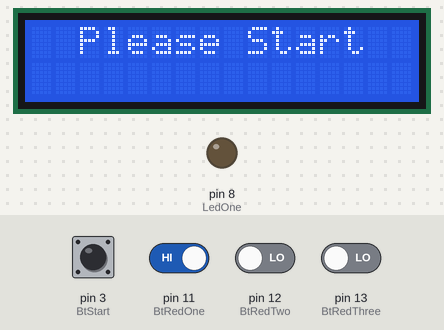
The program below on a simulated Arduino Uno, built with avr-gcc and run on an emulated ATmega328P. Shown: 16×2 character LCD, output pins drawn as LEDs (lit = HIGH). The inputs (shaded band) are chosen by the test bench; at power-on: pin 11 (BtRedOne) HIGH, pin 3 (BtStart), pin 12 (BtRedTwo), pin 13 (BtRedThree) LOW. Random numbers use the default seed unless the program sets one; what the program prints to the serial monitor is not drawn.

Above: at 1.2 s.
1.3 s: pin 3 (BtStart) pulled HIGH for 0.15 s
At 2.6 s:
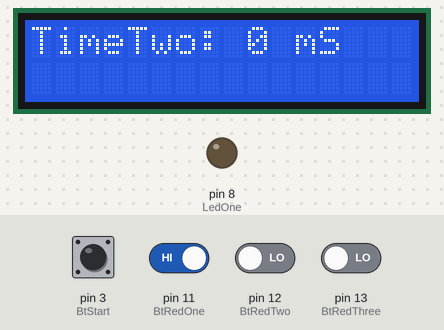
2.9 s: pin 3 (BtStart) pulled HIGH for 1 s
At 3.8 s:
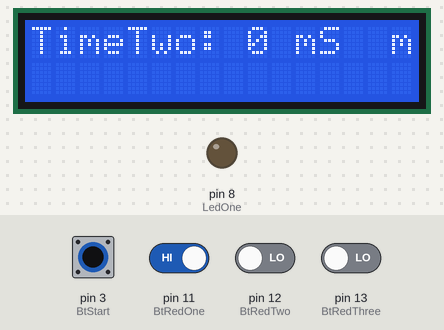
5.4 s: pin 12 (BtRedTwo) driven HIGH
At 5.9 s:
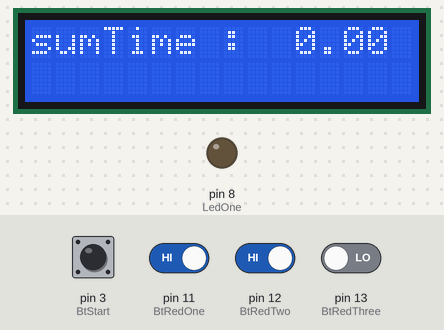
6.9 s: pin 3 (BtStart) driven HIGH and pin 11 (BtRedOne) driven LOW
At 7.8 s:
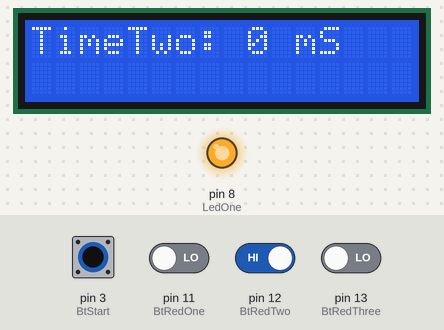
8.4 s: pin 13 (BtRedThree) driven HIGH
At 8.7 s:
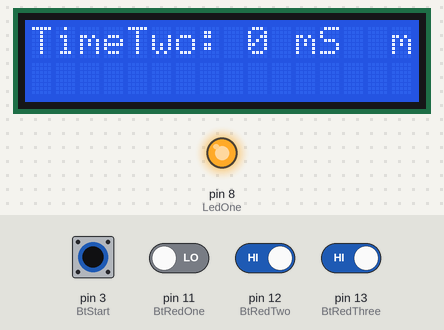
9.9 s: pin 11 (BtRedOne) driven HIGH
At 10.5 s:
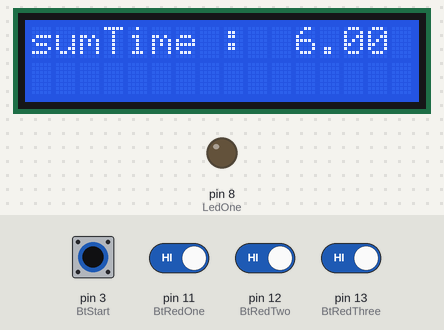
Timing chart, 0 to 12.4 s (numbered marks = the images above; inputs shaded):
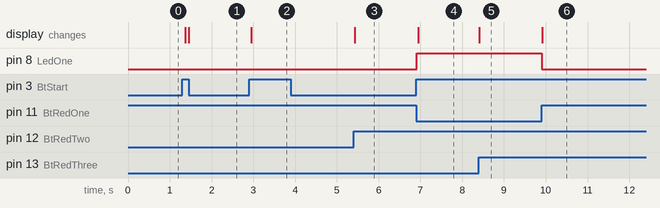

The program:

main.cpp
```cpp
#include <Arduino.h>

#include <Adafruit_LiquidCrystal.h>
#include "Wire.h"

Adafruit_LiquidCrystal lcd_1(0);

/********|
 * LED   |
 ********/
int LedOne = 8;
int LedTwo = 9;
int LedThree = 10;

/**********|
 * Button  |
 **********/
int BtRedOne = 11;
int BtRedTwo = 12;
int BtRedThree = 13;
int BtStart = 3;
int bt1 = 0, bt2 = 0, bt3 = 0;

int isActive = 0;
int reading;             // ค่าที่อ่านได้จากปุ่มกด (รวม bounce)
int counter = 0;         // จำนวน iteration ที่เราเห็นการกด หรือปล่อย
int current_state = LOW; // ค่าที่ได้หลังการทำ debounce (คือการกดหรือปล่อยจริงๆ)
long time = 0;           // เวลาล่าสุดที่มีการเก็บค่า
int debounce_count = 10; // จำนวนมิลลิวินาที/รอบการวนลูป ที่ต่ำสุดที่เชื่อได้ว่ามีการกด หรือปล่อยจริงๆ
int action_count = 0;    // ไว้แสดงจำนวนการกด

int ranLed = 0; // สุ่มเกิดแสง LED
int arr[3][2] = {
    {11, 0},
    {12, 0},
    {13, 0},
};

long countTimeOne = 0;
long countTimeTwo = 0;
long countTimeThree = 0;
long countTimeFour = 0;
float sumTime = 0;


int step = 0;

void setup()
{
  /**********|
   * Button  |
   **********/
  pinMode(BtRedOne, INPUT_PULLUP); // ตั้งค่าปุ่มกดเป็นแบบ active low (กด = logic 0 ปล่อย = logic 1)

  /************|
   * ตั้งค่า LED  |
   ************/
  pinMode(LedOne, OUTPUT);
  digitalWrite(LedOne, LOW);

  /***************|
   * ตั้งค่า Serial  |
   ***************/
  Serial.begin(9600);
  lcd_1.begin(16, 2);
  lcd_1.setCursor(2 , 0);
  lcd_1.print("Please Start");
}

void loop()
{
  /************|
   * Debounce  |
   ************/

  // เช็คทุกมิลลิวินาที
  if (millis() != time)
  {
    // อ่านค่าปุ่มกด
    if (isActive == 0)
    {
      reading = digitalRead(BtStart);
      // Serial.println(reading);
      if (reading == 1)
        isActive = 1;
      // Serial.println(isActive);
    }
    bt1 = digitalRead(BtRedOne);
    bt2 = digitalRead(BtRedTwo);
    bt3 = digitalRead(BtRedThree);

    // ถ้าค่าปุ่มกดเท่ากับค่าเดิม ให้ลดการนับคะแนน (อาจเกิดการ bounce หรือไม่มีactionอะไรเกิดขึ้น)
    if (reading == current_state && counter > 0)
    {
      counter--;
    }
    // ถ้าค่าที่อ่านได้ไม่เท่ากับค่าเดิม ให้เพิ่มคะแนนไปเรื่อยๆ
    if (reading != current_state)
    {
      counter++;
    }
    // ถ้าคะแนนมากกว่าค่าที่ตั้งไว้ ก็ให้รีเซ็ตคะแนนและเปลี่ยนสถานะว่ามีการกดหรือปล่อยจริงๆ พร้อมแสดงออกไปยัง LED
    if (counter >= debounce_count)
    {
      // ถ้าเป็นการกดจะแสดงผลจำนวนที่กดไปทาง serial monitor
      if (reading == LOW)
        // Serial.println(action_count++);
        counter = 0;

      current_state = reading;
      if (isActive)
      {
        // isActive = 1;
        ranLed = random(8, 11);
        digitalWrite(ranLed, HIGH);
        if(step == 0){
          countTimeOne = millis();
        }
        else if(step == 1){
          countTimeTwo = millis();
        }
        else if(step == 2){
          countTimeThree = millis();
        }
        else if(step == 3){
          countTimeFour = millis();
        }
        else if(step == 4){
          countTimeThree = 0 ;
          countTimeTwo = 0 ;
          countTimeOne = 0 ;
          countTimeFour = 0 ;
          step = 0;
        }

        // Serial.println(ranLed);
        arr[ranLed - 8][1] = 1;
      }
    }

    if (arr[0][1] == 1 && bt1 == 1 && isActive == 1)
    {
      digitalWrite(LedOne, LOW);
      arr[0][1] = 0;
      isActive = 0;
     if(step == 0 ){
        countTimeOne = millis() - countTimeOne;
        lcd_1.clear();
        lcd_1.setCursor(0 , 0);
        lcd_1.print("TimeOne: ");
        lcd_1.print(countTimeOne);
        lcd_1.print(" mS ");
        Serial.print("countTimeOne : ");
        Serial.println(countTimeOne);
        step = 1 ;
      }
      else if(step == 1){
        countTimeTwo = millis() - countTimeTwo;
        lcd_1.clear();
        lcd_1.setCursor(0 , 0);
        lcd_1.print("TimeTwo: ");
        lcd_1.print(countTimeTwo);
        lcd_1.print(" mS ");
        Serial.print("countTimeTwo : ");
        Serial.println(countTimeTwo);
        step = 2;
      }
      else if(step == 2 ){
        countTimeThree = millis() - countTimeThree;
        Serial.print("countTimeThree : ");
        Serial.println(countTimeThree);
        lcd_1.print(" mS ");
        step = 3 ;
      }
      else if(step == 3 ){
        countTimeFour = millis() - countTimeFour;
        Serial.print("countTimeFour : ");
        Serial.println(countTimeFour);
        sumTime = (countTimeFour + countTimeTwo + countTimeThree)/3000 ;
        lcd_1.clear();
        lcd_1.setCursor(0 , 0);
        lcd_1.print("sumTime :  ");
        lcd_1.print(sumTime);
        lcd_1.print(" S ");
        Serial.print("sumTime : ");
        Serial.print(sumTime);
        Serial.println(" S ");
        countTimeThree = 0 ;
        countTimeTwo = 0 ;
        countTimeOne = 0 ;
        countTimeFour = 0 ;
        step = 4 ;
      }
    }
    else if (arr[1][1] == 1 && bt2 == 1 && isActive == 1)
    {
      digitalWrite(LedTwo, LOW);
      arr[1][1] = 0;
      isActive = 0;
           if(step == 0 ){
        countTimeOne = millis() - countTimeOne;
        lcd_1.clear();
        lcd_1.setCursor(0 , 0);
        lcd_1.print("TimeOne: ");
        lcd_1.print(countTimeOne);
        lcd_1.print(" mS ");
        Serial.print("countTimeOne : ");
        Serial.println(countTimeOne);
        step = 1 ;
      }
      else if(step == 1){
        countTimeTwo = millis() - countTimeTwo;
        lcd_1.clear();
        lcd_1.setCursor(0 , 0);
        lcd_1.print("TimeTwo: ");
        lcd_1.print(countTimeTwo);
        lcd_1.print(" mS ");
        Serial.print("countTimeTwo : ");
        Serial.println(countTimeTwo);
        step = 2;
      }
      else if(step == 2 ){
        countTimeThree = millis() - countTimeThree;
        Serial.print("countTimeThree : ");
        Serial.println(countTimeThree);
        lcd_1.print(" mS ");
        step = 3 ;
      }
      else if(step == 3 ){
        countTimeFour = millis() - countTimeFour;
        Serial.print("countTimeFour : ");
        Serial.println(countTimeFour);
        sumTime = (countTimeFour + countTimeTwo + countTimeThree)/3000 ;
        lcd_1.clear();
        lcd_1.setCursor(0 , 0);
        lcd_1.print("sumTime :  ");
        lcd_1.print(sumTime);
        lcd_1.print(" S ");
        Serial.print("sumTime : ");
        Serial.print(sumTime);
        Serial.println(" S ");
        countTimeThree = 0 ;
        countTimeTwo = 0 ;
        countTimeOne = 0 ;
        countTimeFour = 0 ;
        step = 4 ;
      }
    }
    else if (arr[2][1] == 1 && bt3 == 1 && isActive == 1)
    {
      digitalWrite(LedThree, LOW);
      arr[2][1] = 0;
      isActive = 0;
            if(step == 0 ){
        countTimeOne = millis() - countTimeOne;
        lcd_1.clear();
        lcd_1.setCursor(0 , 0);
        lcd_1.print("TimeOne: ");
        lcd_1.print(countTimeOne);
        lcd_1.print(" mS ");
        Serial.print("countTimeOne : ");
        Serial.println(countTimeOne);
        step = 1 ;
      }
      else if(step == 1){
        countTimeTwo = millis() - countTimeTwo;
        lcd_1.clear();
        lcd_1.setCursor(0 , 0);
        lcd_1.print("TimeTwo: ");
        lcd_1.print(countTimeTwo);
        lcd_1.print(" mS ");
        Serial.print("countTimeTwo : ");
        Serial.println(countTimeTwo);
        step = 2;
      }
      else if(step == 2 ){
        countTimeThree = millis() - countTimeThree;
        Serial.print("countTimeThree : ");
        Serial.println(countTimeThree);
        lcd_1.print(" mS ");
        step = 3 ;
      }
      else if(step == 3 ){
        countTimeFour = millis() - countTimeFour;
        Serial.print("countTimeFour : ");
        Serial.println(countTimeFour);
        sumTime = (countTimeFour + countTimeTwo + countTimeThree)/3000 ;
        lcd_1.clear();
        lcd_1.setCursor(0 , 0);
        lcd_1.print("sumTime :  ");
        lcd_1.print(sumTime);
        lcd_1.print(" S ");
        Serial.print("sumTime : ");
        Serial.print(sumTime);
        Serial.println(" S ");
        countTimeThree = 0 ;
        countTimeTwo = 0 ;
        countTimeOne = 0 ;
        countTimeFour = 0 ;
        step = 4 ;
      }
    }
    time = millis();
  }
}
```

Measured:
- after the input at 1.3 s, the display: first changes after 0.07 s (image 1 shows a later state)
- after the input at 2.9 s, the display: changes after 0.05 s (image 2)
- after the input at 5.4 s, the display: changes at once (image 3)
- after the input at 6.9 s, pin 8 (LedOne): LOW → HIGH at once; the display: changes at once (image 4)
- after the input at 8.4 s, the display: changes at once (image 5)
- after the input at 9.9 s, pin 8 (LedOne): HIGH → LOW at once; the display: changes at once (image 6)
